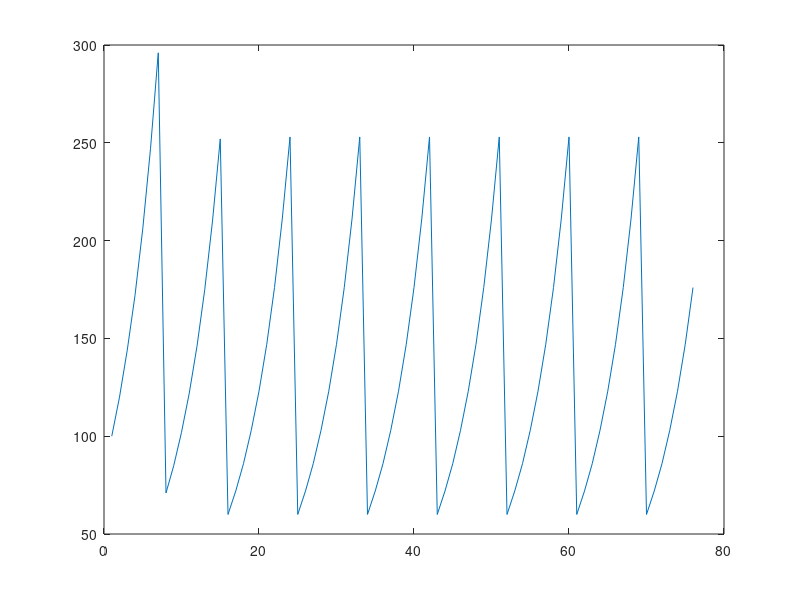

MATLAB code for this plot:
clear;clc                % clears console 
birth = 0.2;             % percentage per year birth rate 
death = 0.0;             % negligible death rate 
death_by_disease  = 0.8; % deadly disease occurs when rabbit population > 300 
deltat = 1;              % time step 
P(1) = 100;              % beginning of year 1 
for t = 1:75                                          % loops 75-year period 
    P(t + 1) = P(t) + deltat * (birth) * P(t);        % computes population growth 
    if (P(t + 1) > 300)                               % checks if rabbit polulation > 300 
        P(t + 1) = P(t + 1) * (1 - death_by_disease); % computes population after outbreak 
    end                                               % ends check 
    P(t + 1) = floor(P(t + 1));                       % makes whole rabbit 
end                                                   % ends loop 
P(76)         % at beginning of year 76 
plot(1:76, P) % plot of rabbit population as function of time for 75-year period 
 
